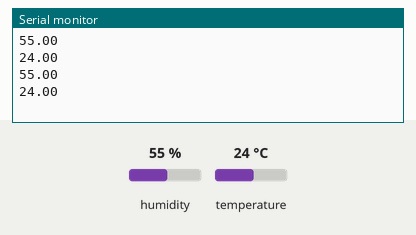
A sketch run on a simulated Arduino Uno, built with avr-gcc and run on an emulated ATmega328P. Parts: the last lines printed to the serial monitor. Inputs (shaded band) come from the test bench; at power-on: humidity 55 %, temperature 24 °C.

Above: at 10.8 s.
10.9 s: humidity set to 22 %
At 20.7 s:
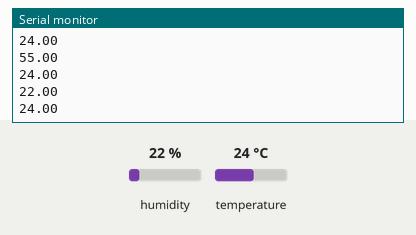
20.9 s: temperature set to 12 °C
At 30.6 s:
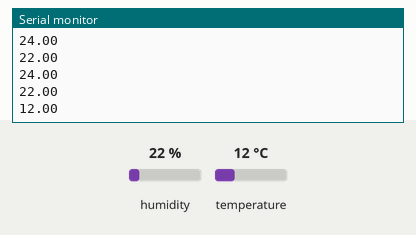
30.9 s: humidity set to 40 %
At 41.5 s:
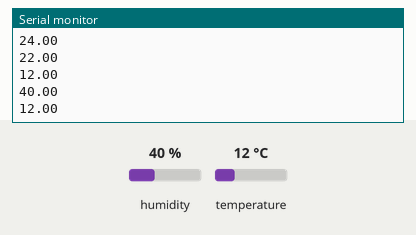
Timing chart, 0 to 43.0 s (numbered marks = the images above; inputs shaded):
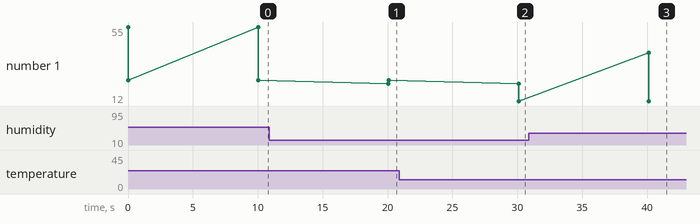

The sketch:

TEMPERATURA.ino
```cpp
#include "DHT.h"

#define DHTPIN 9
#define DHTTYPE DHT11

DHT dht(DHTPIN, DHTTYPE);


void setup() {
  Serial.begin(9600);
  dht.begin();
}

void loop() {
  float h = dht.readHumidity();
  float t = dht.readTemperature();

  if(isnan(h) || isnan(t)){
    Serial.println("Falha ao ler do sensor DHT");
  } else {
    Serial.println(h);
    Serial.println(t);
  }
  delay(10000); //Aguarda 30 segundos

}
```

Measured:
- after the input at 10.9 s, the serial monitor: prints a new line after 9.2 s (image 1)
- after the input at 20.9 s, the serial monitor: prints a new line after 9.2 s (image 2)
- after the input at 30.9 s, the serial monitor: prints a new line after 9.2 s (image 3)
- plotted number 1: 24 → 12 after the input at 20.9 s
